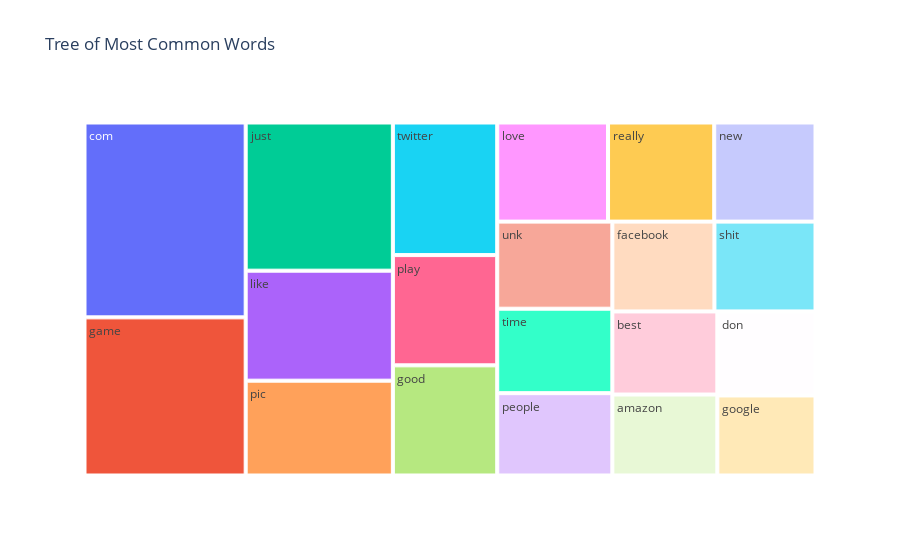

Notebook code cell kept with this figure:
### Code cell
fig = px.treemap(frequency.head(20), path=['word'], values='freq',title='Tree of Most Common Words')
fig.show()

### Figure 1 — Plotly figure (JSON) as saved in the notebook; plotly's stock layout.template omitted (floating-point values rounded to 4 significant figures)
{"data": [{"branchvalues": "total", "domain": {"x": [0, 1], "y": [0, 1]}, "hovertemplate": "labels=%{label}<br>freq=%{value}<br>parent=%{parent}<br>id=%{id}<extra></extra>", "ids": ["amazon", "best", "com", "don", "facebook", "game", "good", "google", "just", "like", "love", "new", "people", "pic", "play", "really", "shit", "time", "twitter", "unk"], "labels": ["amazon", "best", "com", "don", "facebook", "game", "good", "google", "just", "like", "love", "new", "people", "pic", "play", "really", "shit", "time", "twitter", "unk"], "name": "", "parents": ["", "", "", "", "", "", "", "", "", "", "", "", "", "", "", "", "", "", "", ""], "type": "treemap", "values": [2249, 2309, 8311, 2182, 2426, 6744, 3042, 2079, 5771, 4284, 2906, 2656, 2508, 3693, 3044, 2785, 2402, 2573, 3661, 2653]}], "layout": {"legend": {"tracegroupgap": 0}, "title": {"text": "Tree of Most Common Words"}}}
